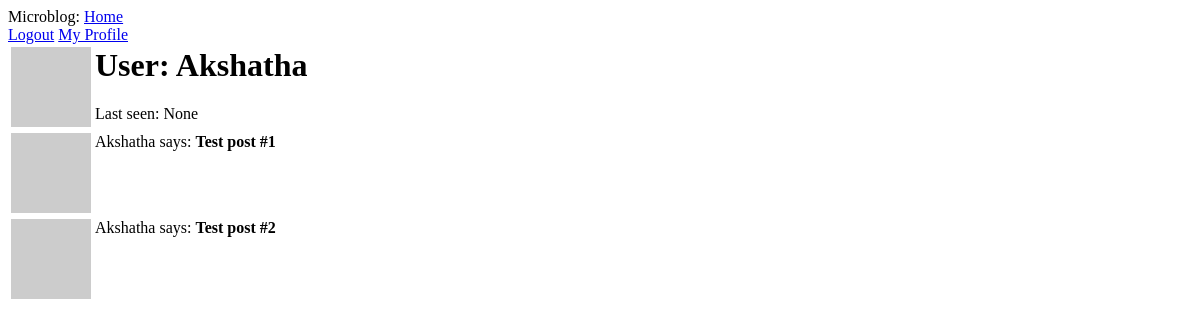
/user/Akshatha (signed in), run on an earlier commit of the app's database.
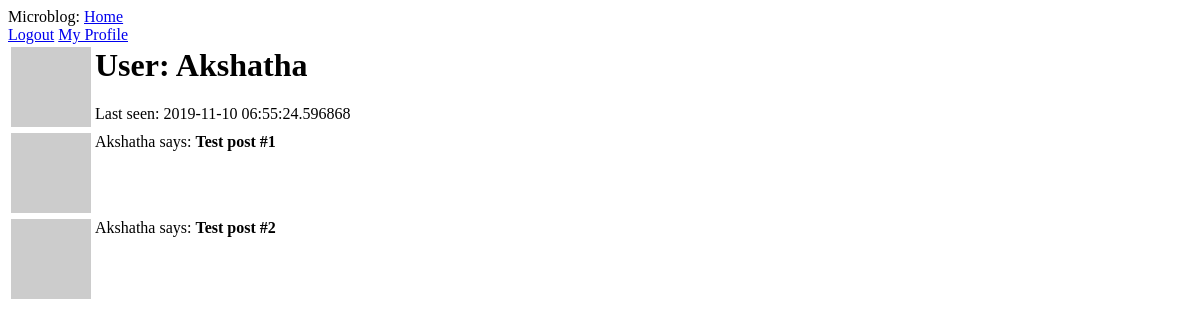
And on a later commit of the database.
### app/models.py (models this page shows, shortened)
class User(UserMixin, db.Model):
    id = db.Column(db.Integer, primary_key=True)
    username = db.Column(db.String(64), index=True, unique=True)
    email = db.Column(db.String(128), index=True, unique=True)
    password_hash = db.Column(db.String(128))
    posts = db.relationship('Post', backref='author', lazy='dynamic')
    about_me = db.Column(db.String(140))
    last_seen = db.Column(db.DateTime, default=datetime.utcnow)
    def avatar(self, size):
        digest = md5(self.email.lower().encode('utf-8')).hexdigest()
        return 'https://www.gravatar.com/avatar/{}?d=identicon&s={}'.format(digest, size)

### app/routes.py (the view)
@app.route('/user/<username>')
@login_required
def user(username):
    user = User.query.filter_by(username=username).first_or_404()
    posts = [
        {'author': user, 'body': 'Test post #1'},
        {'author': user, 'body': 'Test post #2'}
    ]
    return render_template('user.html', user=user, posts=posts)

### app/models.py (called while the page is built)
@login.user_loader
def load_user(id):
    return User.query.get(int(id))

### app/routes.py (called while the page is built)
@app.before_request
def before_request():
    if current_user.is_authenticated:
        current_user.last_seen = datetime.utcnow()
        db.session.commit()

### app/templates/user.html (shortened to what this page needs)
{% extends "base.html" %}
{% block content %}
    <table>
        <tr valign="top">
            <td><img src="{{user.avatar(128)}}"></td>
            <td><h1>User: {{user.username}}</h1>
            <p>Last seen: {{user.last_seen}}</p></td>
        </tr>
    </table>
    {% for post in posts %}
        {% include "_post.html" %}
    {% endfor %}
{% endblock %}

### app/templates/base.html (shortened to what this page needs)
<html>
    <head>
    </head>
    <body>
        <div>
            Microblog:
            <a href="{{url_for('index')}}"> Home </a></div>
            {% if current_user.is_anonymous %}
                <a href="{{url_for('login')}}">Sign In</a>
            {% else %}
                <a href="{{url_for('logout')}}">Logout</a>
                <a href="{{url_for('user', username=current_user.username)}}">My Profile</a>
            {% endif %}
        {% block content %}
        {% endblock %}
    </body>
</html>

### app/templates/_post.html
<table>
    <tr valign="top">
        <td><img src="{{post.author.avatar(36)}}"></td>
        <td><p>{{post.author.username }} says: <b>{{post.body}}</b></p></td>
    </tr>
</table>

What changed in the data, as far as the page shows it:
changed User "Akshatha": last_seen "None" → "2019-11-10 06:55:24.596868"
